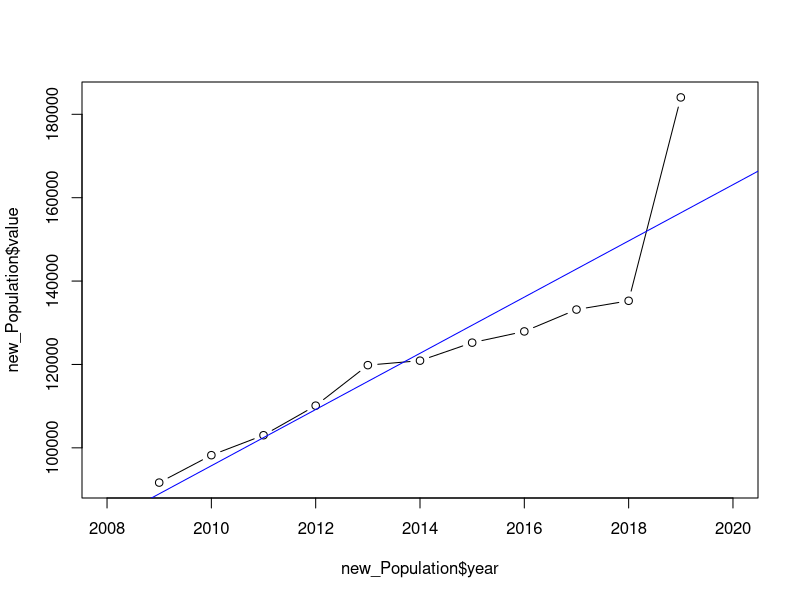
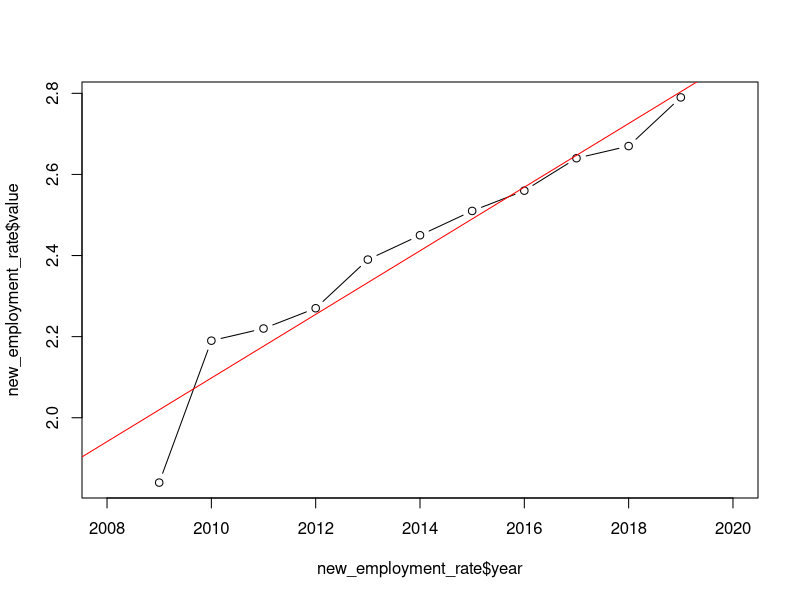

These figures' R source, in order:
setwd("/Users/cpprhtn/Desktop")
library(tidyr)
library(reshape2)
library(dplyr)
read.csv("disable_employment.csv",header = T,fileEncoding = "CP949") -> dis
dis
dis2<- melt(dis, id.vars = "구분",variable.name = "Date")
dis2$year =substr(dis2$Date,2,5)

new_dis <- dis2[,c(4,3)]
count = 1
for(i in 1:44){
  if(i%%4==2){
    new_dis[count,] <- new_dis[i,c(1,2)]
    count = count+1
  }
  if(i%%4==0){
    new_dis[count,] <- new_dis[i,c(1,2)]
    count = count+1
  }
}

dis_final <- new_dis[c(1:22),]

str(dis_final)
dis_final$year <- as.numeric(dis_final$year)
dis_final$value <- as.numeric(dis_final$value)

dis_Population <- dis_final
dis_employment_rate <- dis_final
num=1
for(j in 1:22){
  if(j%%2 == 1){
    dis_Population[num,] <- dis_final[j,]
  }
  else{
    dis_employment_rate[num,] <- dis_final[j,]
    num = num+1
  }
}

new_Population <- dis_Population[c(1:11),]
new_employment_rate <- dis_employment_rate[c(1:11),]

plot(new_Population$year,new_Population$value, type = "b", xlim = c(2008,2020))
fit <- lm(new_Population$value ~ new_Population$year)
fit
abline(fit, col = "blue")

plot(new_employment_rate$year,new_employment_rate$value, type = "b", xlim = c(2008,2020))
fit2 <- lm(new_employment_rate$value ~ new_employment_rate$year)
fit2
abline(fit2, col = "red")
